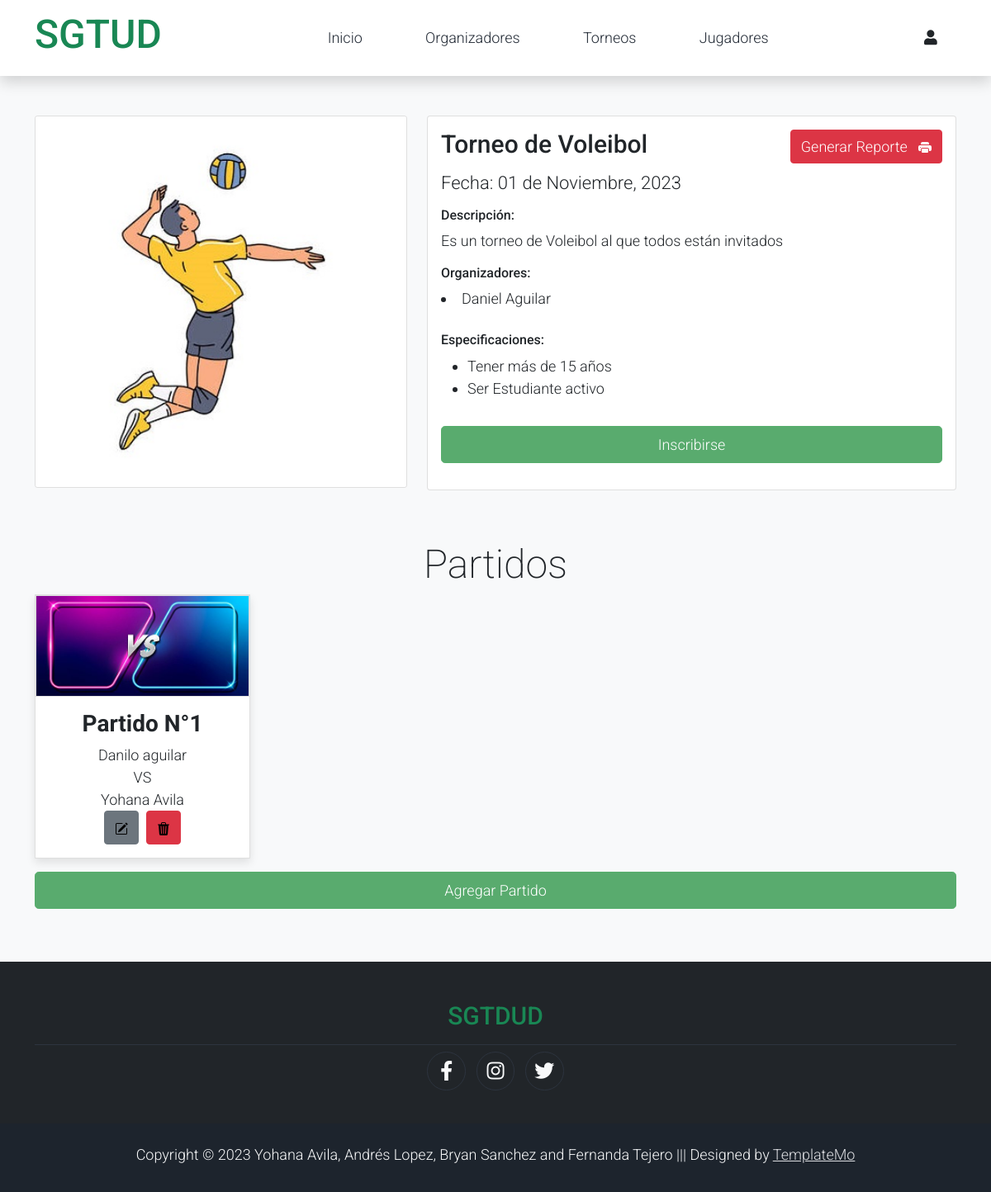
The page /torneo-single.php?id=1 on the database its author committed.
### tables this page shows
CREATE TABLE torneo(
	id int PRIMARY KEY AUTO_INCREMENT,
    nombre varchar(50) not null,
    descripcion varchar(250),
    precio int not null,
    tipo varchar(50) not null,
    fecha date
);

CREATE TABLE organizador(
	id int PRIMARY KEY AUTO_INCREMENT,
    codigo_carrera double not null, 
    nombre varchar(50) not null,
    telefono double not null, 
    correo varchar(50) not null,
    habilitado varchar(6),
    id_torneo int,
    foreign key (id_torneo) references torneo (id),
    contrasena varchar(50) not null
);

CREATE TABLE especificacion(
	id int PRIMARY KEY AUTO_INCREMENT,
    especificacion varchar(250),
    id_torneo int,
    foreign key (id_torneo) references torneo (id)
);

CREATE TABLE partido(
	id int PRIMARY KEY AUTO_INCREMENT,
    hora_inicio time not null,
    hora_fin time not null,
    contrincante_1 int not null,
    foreign key (contrincante_1) references jugador(id),
    contrincante_2 int not null,
    foreign key (contrincante_2) references jugador(id),
    id_torneo int,
    foreign key (id_torneo) references torneo (id)
);

CREATE TABLE jugador(
	id int PRIMARY KEY AUTO_INCREMENT,
    codigo_carrera double not null, 
    nombre varchar(50) not null,
    telefono double not null, 
    correo varchar(50) not null,
    carrera varchar(50),
    genero varchar(50), 
    habilitado varchar(6),
    id_torneo int,
    foreign key (id_torneo) references torneo (id)
);

### torneo-single.php (the view, shortened to what this page needs)
<!DOCTYPE html>
<html lang="en">
<head>
    <link rel="stylesheet" href="./assets/css/bootstrap.min.css">
    <link rel="stylesheet" href="./assets/css/templatemo.css">
    <link rel="stylesheet" href="./assets/css/custom.css">
    <link rel="stylesheet" href="./assets/css/fontawesome.min.css">
</head>
<body>
    <nav class="navbar navbar-expand-lg navbar-light shadow">
        <div class="container d-flex justify-content-between align-items-center">
            <a class="navbar-brand text-success logo h1 align-self-center" href="index.php">
                SGTUD
            </a>
            <div class="align-self-center collapse navbar-collapse flex-fill  d-lg-flex justify-content-lg-between" id="templatemo_main_nav">
                <div class="flex-fill">
                    <ul class="nav navbar-nav d-flex justify-content-between mx-lg-auto">
                        <li class="nav-item">
                            <a class="nav-link" href="index.php">Inicio</a>
                        </li>
                        <li class="nav-item">
                            <a class="nav-link" href="./Administrador/organizador.php">Organizadores</a>
                        </li>
                        <li class="nav-item">
                            <a class="nav-link" href="torneos.php">Torneos</a>
                        </li>
                        <li class="nav-item">
                        <a class="nav-link" href="./Administrador/players.php">Jugadores</a>
                        </li>
                    </ul>
                </div>
                <div class="navbar align-self-center d-flex">
                    <a class="nav-icon position-relative text-decoration-none" href="account.php">
                        <i class="fa fa-fw fa-user text-dark mr-3"></i>
                    </a>
                </div>
            </div>
        </div>
    </nav>
    <?php
        include('./Administrador/consultarSQL.php');
        $cod=$_GET['id'];
    ?>
    <section class="bg-light">
        <div class="container pb-5">
            <div class="row">
                <?php
                    $res=consultarTorneosAdm();
                    foreach($res as $row){
                        if ($cod == $row['id']) {
                    ?>
                <div class="col-lg-5 mt-5">
                    <div class="card mb-3">
                        <?php echo '<img class="card-img img-fluid" src="./assets/img/'.$row['tipo'].'.jpg" alt="Card image cap" id="torneo-detail">';?>
                    </div>
                </div>
                <div class="col-lg-7 mt-5">
                    <div class="card">
                        <div class="card-body" >
                            <form style="display:inline-block; float:right;" action="" method="GET">
                                <div  class="row pb-3">
                                    <div  class="col d-grid">
                                        <a role="button" class="btn btn-danger" href="./Administrador/generar_reporte.php?id=<?php echo $cod?>">
                                            Generar Reporte &nbsp
                                        </a>
                                    </div>
                                </div>
                            </form>
                            <h1 class="h2" style="display:inline-block;">Torneo de <?php echo $row['tipo']; ?>
                        </h1>
                            <?php
                                $meses = array("Enero", "Febrero", "Marzo", "Abril", "Mayo", "Junio", "Julio", "Agosto", "Septiembre", "Octubre", "Noviembre", "Diciembre");
                                $fecha_1 = explode("-", $row['fecha']);
                                $fecha = $fecha_1[2].' de '. $meses[intval($fecha_1[1])-1] .', '.$fecha_1[0];
                            ?>
                            <p style="font-weight:bold;" class="h3 py-2" >Fecha: <span  id="fecha"><?php echo $fecha;?></span></p>
                            <h6>Descripción:</h6>
                            <p><?php echo $row['descripcion'];?></p>
                            <h6>Organizadores: </h6>
                            <?php
                                $res0=consultarOrganizador_T($cod);
                                foreach($res0 as $row){?>
                                        <li><?php echo $row['nombre']?></li>
                            <?php }?>
                    <?php }}?>
                            <br><h6>Especificaciones:</h6>
                            <ul class="pb-3">
                            <?php
                                $res1=consultarEspecificacionesAdm();
                                foreach($res1 as $row){
                                    if ($cod == $row['id_torneo']) {
                                        $y++;?>
                                        <li><?php echo $row['especificacion']?></li>
                            <?php }}?>
                            </ul>
                            <form action="" method="GET">
                                <div class="row pb-3">
                                    <div class="col d-grid">
                                        <a role="button" class="btn btn-success btn-lg" href="crear_inscripcion.php?id=<?php echo $cod?>">Inscribirse</a>
                                    </div>
                                </div>
                            </form>
                        </div>
                    </div>
                </div>
            </div>
        </div>
    </section>
    <section class="bg-light">
        <div class="container">
            <div class="row text-center">
                <h1 class="h1">Partidos</h1>
            </div>
        </div>
    </section>
    <section class="bg-light">
        <div class="container pb-5">
            <div class="row">
                <?php
                $res1=consultarPartidos();
                $i=1;
                foreach($res1 as $row){
                    if ($row['id_torneo']==$cod) {
                    ?>
                <div class="col-md-3">
                    <div class="card mb-3 product-wap rounded-0">
                        <div class="card rounded-0">
                            <img class="card-img rounded-0 img-fluid" src="assets/img/vs.jpg">
                        </div>
                            <?php
                                $partido =  $row['id'];
                            ?>
                        <div class="card-body">
                            <h3><strong style="display: flex; justify-content: center; align-items: center;">Partido N°<?php echo $i; $i++;?></strong></h3>
                            <p class="text-center mb-0"><?php echo $row['nombre_1']; ?> <br> VS <br> <?php echo $row['nombre_2']; ?></p>
                            <div style="display: flex; justify-content: center; align-items: center;">
                            <a class="btn btn-secondary" href="./Administrador/modificar_partido.php?id=<?php echo $cod?>&id_partido=<?php echo $partido?>">
                            </a>  &nbsp&nbsp
                            <a class="btn btn-danger" href="./Administrador/eliminarPartido.php?id=<?php echo $cod?>&id_partido=<?php echo $partido?>">
                            </a>
                        </div>
                        </div>
                    </div>
                </div>
                <?php }}?>
            </div>
            <form action="./Administrador/crear_partido.php" method="GET">
                <div class="row pb-3">
                    <div class="col d-grid">
                        <a role="button" href="./Administrador/crear_partido.php?id=<?php echo $cod?>&id_partido=<?php echo $partido+1?>" class="btn btn-success btn-lg">Agregar Partido</a>
                    </div>
                </div>
            </form>
        </div>
    </section>
    <footer class="bg-dark" id="tempaltemo_footer">
        <div class="container">
            <div class="col-md-12 pt-5">
                <h2 class="h2 text-success border-bottom pb-3 border-light logo text-center">SGTDUD</h2>
            </div>
            <div class="row text-light mb-4 align-items-center">
                <div style="display: flex; justify-content: center; align-items: center;">
                    <ul class="list-inline text-left footer-icons " >
                        <li class="list-inline-item border border-light rounded-circle text-center" >
                            <a class="text-light text-decoration-none" target="_blank" href="http://facebook.com/"><i class="fab fa-facebook-f fa-lg fa-fw"></i></a>
                        </li>
                        <li class="list-inline-item border border-light rounded-circle text-center">
                            <a class="text-light text-decoration-none" target="_blank" href="https://www.instagram.com/"><i class="fab fa-instagram fa-lg fa-fw"></i></a>
                        </li>
                        <li class="list-inline-item border border-light rounded-circle text-center">
                            <a class="text-light text-decoration-none" target="_blank" href="https://twitter.com/"><i class="fab fa-twitter fa-lg fa-fw"></i></a>
                        </li>
                    </ul>
                </div>
            </div>
        </div>
        <div class="w-100 bg-black py-3 text-center">
            <div class="container">
                <div class="row pt-2">
                    <div class="col-12">
                        <p class="text-left text-light">
                            Copyright &copy; 2023 Yohana Avila, Andrés Lopez, Bryan Sanchez and Fernanda Tejero
                            ||| Designed by <a rel="sponsored" href="https://templatemo.com/tm-559-zay-shop" target="_blank">TemplateMo</a>
                        </p>
                    </div>
                </div>
            </div>
        </div>
    </footer>
</body>
</html>

### assets/css/templatemo.css (style rules this page uses)
body, ul, li, p, a, label, input, div { font-family: 'Roboto', sans-serif; font-size: 18px !important; font-weight: 300 !important; }
.h1 { font-family: 'Roboto', sans-serif; font-size: 48px !important; font-weight: 200 !important; }
.h2 { font-family: 'Roboto', sans-serif; font-size: 30px !important; font-weight: 300; }
.h3 { font-family: 'Roboto', sans-serif; font-size: 22px !important; }
.logo { font-weight: 500 !important; }
.text-success { color: #59ab6e !important; }
.text-light { color: #cfd6e1 !important; }
.bg-dark { background-color: #212934 !important; }
.bg-light { background-color: #e9eef5 !important; }
.bg-black { background-color: #1d242d !important; }
.btn-success { background-color: #59ab6e !important; border-color: #56ae6c !important; }
#templatemo_main_nav a { color: #212934; }
#templatemo_main_nav .navbar .nav-icon { margin-right: 20px; }
.product-wap { box-shadow: 0px 5px 10px 0px rgba(0, 0, 0, 0.10); }
.card.product-wap a { color: #000; }
#tempaltemo_footer a { color: #dcdde1; }
#tempaltemo_footer ul.footer-icons li { width: 2.6em; height: 2.6em; line-height: 2.6em; }
#tempaltemo_footer .border-light { border-color: #2d343f !important; }
.product-wap .h3, .product-wap li, .product-wap i, .product-wap p { font-size: 12px !important; }
@media (min-width: 768px) { #templatemo_main_nav .navbar-nav { max-width: 450px; } }
@media (min-width: 992px) { #templatemo_main_nav .navbar-nav { max-width: 550px; } }
@media (min-width: 992px) { .product-wap .h3, .product-wap li, .product-wap i, .product-wap p { font-size: 18px !important; } }

### rows shown on the page
torneo: tipo (picture), tipo "Voleibol", fecha "01 de Noviembre, 2023", descripcion "Es un torneo de Voleibol al que todos están invitados"
organizador: nombre "Daniel Aguilar"
especificacion: especificacion "Tener más de 15 años"
especificacion: especificacion "Ser Estudiante activo"
partido: contrincante_1.nombre "Danilo aguilar", contrincante_2.nombre "Yohana Avila"
